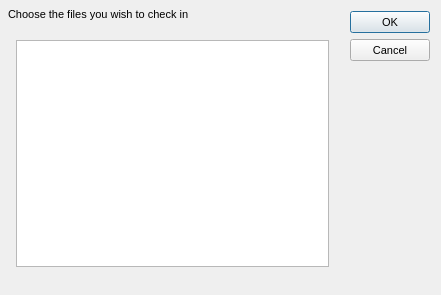
<?xml version="1.0"?>
<ui version="4.0">
  <class>MulticheckDialog</class>
  <widget class="QDialog" name="IDD_MULTICHECK">
    <property name="geometry">
      <rect>
        <x>0</x>
        <y>0</y>
        <width>441</width>
        <height>295</height>
      </rect>
    </property>
    <property name="windowTitle">
      <string>Manage dialog</string>
    </property>
    <property name="font">
      <font>
        <family>Liberation Sans</family>
        <pointsize>8</pointsize>
        <bold>false</bold>
        <italic>false</italic>
      </font>
    </property>
    <property name="enabled">
      <bool>true</bool>
    </property>
    <property name="windowFlags">
      <set>Qt::Dialog|Qt::WindowCloseButtonHint</set>
    </property>
    <property name="minimumSize">
      <size>
        <width>441</width>
        <height>295</height>
      </size>
    </property>
    <property name="maximumSize">
      <size>
        <width>441</width>
        <height>295</height>
      </size>
    </property>
    <widget class="QLabel" name="IDC_DIRECTIONS_TEXT">
      <property name="geometry">
        <rect>
          <x>8</x>
          <y>8</y>
          <width>305</width>
          <height>24</height>
        </rect>
      </property>
      <property name="text">
        <string>Choose the files you wish to check in</string>
      </property>
      <property name="visible">
        <bool>true</bool>
      </property>
      <property name="enabled">
        <bool>true</bool>
      </property>
      <property name="alignment">
        <set>Qt::AlignLeft</set>
      </property>
    </widget>
    <widget class="QPushButton" name="IDOK">
      <property name="geometry">
        <rect>
          <x>350</x>
          <y>11</y>
          <width>80</width>
          <height>22</height>
        </rect>
      </property>
      <property name="text">
        <string>OK</string>
      </property>
      <property name="visible">
        <bool>true</bool>
      </property>
      <property name="enabled">
        <bool>true</bool>
      </property>
      <property name="default">
        <bool>true</bool>
      </property>
      <property name="autoDefault">
        <bool>true</bool>
      </property>
    </widget>
    <widget class="QPushButton" name="IDCANCEL">
      <property name="geometry">
        <rect>
          <x>350</x>
          <y>39</y>
          <width>80</width>
          <height>22</height>
        </rect>
      </property>
      <property name="text">
        <string>Cancel</string>
      </property>
      <property name="visible">
        <bool>true</bool>
      </property>
      <property name="enabled">
        <bool>true</bool>
      </property>
      <property name="default">
        <bool>false</bool>
      </property>
      <property name="autoDefault">
        <bool>false</bool>
      </property>
    </widget>
    <widget class="QListWidget" name="IDC_MULTICHECKIN_LISTBOX">
      <property name="geometry">
        <rect>
          <x>16</x>
          <y>40</y>
          <width>313</width>
          <height>227</height>
        </rect>
      </property>
      <property name="visible">
        <bool>true</bool>
      </property>
      <property name="enabled">
        <bool>true</bool>
      </property>
      <property name="selectionMode">
        <enum>QAbstractItemView::SingleSelection</enum>
      </property>
    </widget>
    <action name="IDD_ORPHANHUNTER">
      <property name="text">
        <string>Orphan Hunter</string>
      </property>
    </action>
    <action name="IDD_REORDER_PAGES">
      <property name="text">
        <string>Reorder Net Pages</string>
      </property>
    </action>
    <action name="IDD_SHOW_ALL_CHECKED_OUT">
      <property name="text">
        <string>Show All Pages Checked Out</string>
      </property>
    </action>
    <action name="IDM_IMPORT_BITMAP">
      <property name="text">
        <string>Bitmap/Animation Converter...</string>
      </property>
    </action>
    <action name="ID_APP_ABOUT">
      <property name="text">
        <string>&amp;About editor...</string>
      </property>
    </action>
    <action name="ID_APP_EXIT">
      <property name="text">
        <string>E&amp;xit</string>
      </property>
      <property name="shortcut">
        <string>Alt+X</string>
      </property>
    </action>
    <action name="ID_BRIEFING_EDITOR">
      <property name="text">
        <string>Briefing Editor...</string>
      </property>
    </action>
    <action name="ID_BUTTON_LIGHTING">
      <property name="text">
        <string>ID_BUTTON_LIGHTING</string>
      </property>
    </action>
    <action name="ID_BUTTON_OUTLINE">
      <property name="text">
        <string>ID_BUTTON_OUTLINE</string>
      </property>
    </action>
    <action name="ID_BUTTON_WINDOWSELECTION">
      <property name="text">
        <string>ID_BUTTON_WINDOWSELECTION</string>
      </property>
    </action>
    <action name="ID_D3HELP">
      <property name="text">
        <string>Help on D3 Editor</string>
      </property>
    </action>
    <action name="ID_EDITORS_AIPROPERTIES">
      <property name="text">
        <string>AI Properties...</string>
      </property>
    </action>
    <action name="ID_EDITORS_AMBIENTSOUNDS">
      <property name="text">
        <string>Ambient Sounds...</string>
      </property>
    </action>
    <action name="ID_EDITORS_DALLAS">
      <property name="text">
        <string>Dallas Graphical Script Editor...</string>
      </property>
    </action>
    <action name="ID_EDITORS_FILES">
      <property name="text">
        <string>Files...</string>
      </property>
    </action>
    <action name="ID_EDITORS_MEGACELLS">
      <property name="text">
        <string>Megacells...</string>
      </property>
    </action>
    <action name="ID_EDIT_ADDSELECT">
      <property name="text">
        <string>Add Current Room to Selected List</string>
      </property>
    </action>
    <action name="ID_EDIT_ATTACH">
      <property name="text">
        <string>&amp;Attach</string>
      </property>
    </action>
    <action name="ID_EDIT_CLEARSELECTED">
      <property name="text">
        <string>Clear Selected List</string>
      </property>
    </action>
    <action name="ID_EDIT_COPY">
      <property name="text">
        <string>&amp;Copy</string>
      </property>
      <property name="shortcut">
        <string>Ctrl+Ins</string>
      </property>
    </action>
    <action name="ID_EDIT_CUT">
      <property name="text">
        <string>Cu&amp;t</string>
      </property>
      <property name="shortcut">
        <string>Shift+Del</string>
      </property>
    </action>
    <action name="ID_EDIT_DELETE">
      <property name="text">
        <string>&amp;Delete</string>
      </property>
    </action>
    <action name="ID_EDIT_LOADSCRAP">
      <property name="text">
        <string>Load Scrap from Disk</string>
      </property>
    </action>
    <action name="ID_EDIT_PASTE">
      <property name="text">
        <string>&amp;Paste</string>
      </property>
      <property name="shortcut">
        <string>Shift+Ins</string>
      </property>
    </action>
    <action name="ID_EDIT_PLACE">
      <property name="text">
        <string>&amp;Place in Mine</string>
      </property>
    </action>
    <action name="ID_EDIT_PLACE_TERRAIN">
      <property name="text">
        <string>&amp;Place on Terrain</string>
      </property>
    </action>
    <action name="ID_EDIT_REMOVESELECT">
      <property name="text">
        <string>Remove Current Room from Selected List</string>
      </property>
    </action>
    <action name="ID_EDIT_SAVESCRAP">
      <property name="text">
        <string>Save Scrap to Disk</string>
      </property>
    </action>
    <action name="ID_EDIT_SELECTATTACHED">
      <property name="text">
        <string>Select All Rooms Attached to Current Room</string>
      </property>
    </action>
    <action name="ID_EDIT_UNDO">
      <property name="text">
        <string>&amp;Undo</string>
      </property>
      <property name="shortcut">
        <string>Alt+Backspace</string>
      </property>
    </action>
    <action name="ID_FILE_AUTOSAVE">
      <property name="text">
        <string>Autosave</string>
      </property>
      <property name="checkable">
        <bool>true</bool>
      </property>
    </action>
    <action name="ID_FILE_CHECKMINE">
      <property name="text">
        <string>&amp;Check Mine</string>
      </property>
    </action>
    <action name="ID_FILE_FIXCRACKS">
      <property name="text">
        <string>Fix Level Cracks</string>
      </property>
    </action>
    <action name="ID_FILE_FIXDEGENERATEFACES">
      <property name="text">
        <string>Fix/Remove Degenerate Faces</string>
      </property>
    </action>
    <action name="ID_FILE_IMPORT_ROOM">
      <property name="text">
        <string>Import 3DSMax Room</string>
      </property>
    </action>
    <action name="ID_FILE_INFORMATION">
      <property name="text">
        <string>&amp;Information</string>
      </property>
      <property name="shortcut">
        <string>Alt+I</string>
      </property>
    </action>
    <action name="ID_FILE_LEAVE_EDITOR">
      <property name="text">
        <string>Go to main menu...</string>
      </property>
    </action>
    <action name="ID_FILE_LEVELPROPS">
      <property name="text">
        <string>Set Selected Room(s) Properties</string>
      </property>
    </action>
    <action name="ID_FILE_LEVEL_INFO">
      <property name="text">
        <string>Edit Level Info...</string>
      </property>
    </action>
    <action name="ID_FILE_MRU_FILE1">
      <property name="text">
        <string>Recent File</string>
      </property>
      <property name="enabled">
        <bool>false</bool>
      </property>
    </action>
    <action name="ID_FILE_NEW">
      <property name="text">
        <string>&amp;New</string>
      </property>
      <property name="shortcut">
        <string>Ctrl+N</string>
      </property>
    </action>
    <action name="ID_FILE_OPEN">
      <property name="text">
        <string>&amp;Open...</string>
      </property>
      <property name="shortcut">
        <string>Ctrl+O</string>
      </property>
    </action>
    <action name="ID_FILE_PLAY640X480">
      <property name="text">
        <string>&amp;Play in 640 x 480</string>
      </property>
      <property name="shortcut">
        <string>Alt+P</string>
      </property>
    </action>
    <action name="ID_FILE_PREFERENCES">
      <property name="text">
        <string>Preferences</string>
      </property>
    </action>
    <action name="ID_FILE_PRINT">
      <property name="text">
        <string>&amp;Print...</string>
      </property>
      <property name="shortcut">
        <string>Ctrl+P</string>
      </property>
    </action>
    <action name="ID_FILE_PRINT_PREVIEW">
      <property name="text">
        <string>Print Pre&amp;view</string>
      </property>
    </action>
    <action name="ID_FILE_PRINT_SETUP">
      <property name="text">
        <string>P&amp;rint Setup...</string>
      </property>
    </action>
    <action name="ID_FILE_REMOVEDUPLICATEFACESFROMCURRENTROOM">
      <property name="text">
        <string>Remove Duplicate Faces from Current Room</string>
      </property>
    </action>
    <action name="ID_FILE_REMOVEEXTRAPOINTS">
      <property name="text">
        <string>Remove Extra Points</string>
      </property>
    </action>
    <action name="ID_FILE_RESTOREGAMESTATE">
      <property name="text">
        <string>Restore Gamestate</string>
      </property>
    </action>
    <action name="ID_FILE_SAVE">
      <property name="text">
        <string>&amp;Save</string>
      </property>
      <property name="shortcut">
        <string>Ctrl+S</string>
      </property>
    </action>
    <action name="ID_FILE_SAVEGOALTEXT">
      <property name="text">
        <string>Save Goal Text to File</string>
      </property>
    </action>
    <action name="ID_FILE_SAVE_AS">
      <property name="text">
        <string>Save &amp;As...</string>
      </property>
    </action>
    <action name="ID_FILE_SAVE_COPY_AS">
      <property name="text">
        <string>Save Copy &amp;As...</string>
      </property>
    </action>
    <action name="ID_FILE_STATS">
      <property name="text">
        <string>Show Level Stats</string>
      </property>
    </action>
    <action name="ID_FILE_UPDATE">
      <property name="text">
        <string>&amp;Update</string>
      </property>
      <property name="shortcut">
        <string>Ctrl+S</string>
      </property>
    </action>
    <action name="ID_FILE_VERIFY_LEVEL">
      <property name="text">
        <string>Verify Level</string>
      </property>
    </action>
    <action name="ID_HOTSPOT_TGA">
      <property name="text">
        <string>HotSpot TGA Extractor...</string>
      </property>
    </action>
    <action name="ID_MINE_VIEW">
      <property name="text">
        <string>Mine View</string>
      </property>
      <property name="shortcut">
        <string>F2</string>
      </property>
    </action>
    <action name="ID_OBJBUTTON">
      <property name="text">
        <string>ID_OBJBUTTON</string>
      </property>
    </action>
    <action name="ID_OBJECT_DELETEOBJECT">
      <property name="text">
        <string>Delete Object</string>
      </property>
      <property name="shortcut">
        <string>Del</string>
      </property>
    </action>
    <action name="ID_OBJECT_MOVEPLAYER">
      <property name="text">
        <string>Move Player 0 to Viewer</string>
      </property>
    </action>
    <action name="ID_OBJECT_PLACECAMERAATCURRENTFACE">
      <property name="text">
        <string>Create New Camera at Current Face</string>
      </property>
    </action>
    <action name="ID_OBJECT_PLACECAMERAATVIEWER">
      <property name="text">
        <string>Create New Camera at Viewer</string>
      </property>
    </action>
    <action name="ID_OBJECT_PLACEOBJECT">
      <property name="text">
        <string>Place Object</string>
      </property>
      <property name="shortcut">
        <string>Ins</string>
      </property>
    </action>
    <action name="ID_OBJECT_PLACESOUNDSOURCEATVIEWER">
      <property name="text">
        <string>Create SoundSource at Viewer</string>
      </property>
    </action>
    <action name="ID_OBJECT_PLACEWAYPOINTATVIEWER">
      <property name="text">
        <string>Place Waypoint at Viewer</string>
      </property>
    </action>
    <action name="ID_OBJECT_SELECTBYNUMBER">
      <property name="text">
        <string>Select Object By Number</string>
      </property>
    </action>
    <action name="ID_OBJECT_SETCAMERAFROMVIEWER">
      <property name="text">
        <string>Move Camera to Viewer</string>
      </property>
    </action>
    <action name="ID_OBJECT_SETVIEWERFROMCAMERA">
      <property name="text">
        <string>Move Viewer to Camera</string>
      </property>
    </action>
    <action name="ID_OSIRISCOMPILE">
      <property name="text">
        <string>ID_OSIRISCOMPILE</string>
      </property>
    </action>
    <action name="ID_REINIT_OPENGL">
      <property name="text">
        <string>ID_REINIT_OPENGL</string>
      </property>
    </action>
    <action name="ID_ROOM_ADD">
      <property name="text">
        <string>&amp;Add Room at Current Face</string>
      </property>
      <property name="shortcut">
        <string>Shift+A</string>
      </property>
    </action>
    <action name="ID_ROOM_ADDVERTTONEWFACE">
      <property name="text">
        <string>Add Vert to New Face</string>
      </property>
      <property name="shortcut">
        <string>Shift+V</string>
      </property>
    </action>
    <action name="ID_ROOM_ATTACHROOM">
      <property name="text">
        <string>Attach Room</string>
      </property>
    </action>
    <action name="ID_ROOM_BUILDBRIDGE">
      <property name="text">
        <string>&amp;Build Bridge</string>
      </property>
    </action>
    <action name="ID_ROOM_BUILDSMOOTHBRIDGE">
      <property name="text">
        <string>Build Smooth Bridge</string>
      </property>
      <property name="shortcut">
        <string>Ctrl+B</string>
      </property>
    </action>
    <action name="ID_ROOM_CLEARCENTERPOINT">
      <property name="text">
        <string>Clear Center Point</string>
      </property>
    </action>
    <action name="ID_ROOM_COMBINE">
      <property name="text">
        <string>Combine Rooms</string>
      </property>
    </action>
    <action name="ID_ROOM_DELETE">
      <property name="text">
        <string>Delete Current Room</string>
      </property>
    </action>
    <action name="ID_ROOM_DELETECONNECTEDFACES">
      <property name="text">
        <string>Delete Connected Faces</string>
      </property>
    </action>
    <action name="ID_ROOM_DELETEFACE">
      <property name="text">
        <string>Delete Current Face</string>
      </property>
    </action>
    <action name="ID_ROOM_DELETEPORTAL">
      <property name="text">
        <string>Delete Current Portal</string>
      </property>
    </action>
    <action name="ID_ROOM_DELETEVERT">
      <property name="text">
        <string>Delete Current Vert From Face</string>
      </property>
    </action>
    <action name="ID_ROOM_DROPROOM">
      <property name="text">
        <string>Drop Room</string>
      </property>
    </action>
    <action name="ID_ROOM_FACE_ADDVERTTOEDGE">
      <property name="text">
        <string>Add Vert To Edge</string>
      </property>
    </action>
    <action name="ID_ROOM_FACE_DELETEVERTONEDGE">
      <property name="text">
        <string>Delete Vert on Edge</string>
      </property>
    </action>
    <action name="ID_ROOM_FACE_MOVEVERTONEDGE">
      <property name="text">
        <string>Move Vert on Edge</string>
      </property>
    </action>
    <action name="ID_ROOM_FACE_SPLITFACE">
      <property name="text">
        <string>Split Face</string>
      </property>
    </action>
    <action name="ID_ROOM_FINISHNEWFACE">
      <property name="text">
        <string>Add Last Point to New Face (Finish Face)</string>
      </property>
    </action>
    <action name="ID_ROOM_GRABTEXTURE">
      <property name="text">
        <string>Grab Texture</string>
      </property>
      <property name="shortcut">
        <string>G</string>
      </property>
    </action>
    <action name="ID_ROOM_JOINROOMS">
      <property name="text">
        <string>Join Rooms</string>
      </property>
    </action>
    <action name="ID_ROOM_JOINROOMSEXACT">
      <property name="text">
        <string>Join Rooms Exact</string>
      </property>
    </action>
    <action name="ID_ROOM_JOIN_ADJACENT_FACES">
      <property name="text">
        <string>Join Adjacent Faces</string>
      </property>
    </action>
    <action name="ID_ROOM_LINKTONEWEXTERNAL">
      <property name="text">
        <string>Link Room to New External Room</string>
      </property>
    </action>
    <action name="ID_ROOM_MARK">
      <property name="text">
        <string>&amp;Mark Room/Face</string>
      </property>
      <property name="shortcut">
        <string>Ctrl+M</string>
      </property>
    </action>
    <action name="ID_ROOM_MERGEOBJECTINTOROOM">
      <property name="text">
        <string>Merge Object into Room</string>
      </property>
    </action>
    <action name="ID_ROOM_NEXTFACE">
      <property name="text">
        <string>Next Face</string>
      </property>
      <property name="shortcut">
        <string>F</string>
      </property>
    </action>
    <action name="ID_ROOM_PLACEROOM">
      <property name="text">
        <string>Place Room at Current Room</string>
      </property>
    </action>
    <action name="ID_ROOM_PLACETERRAINROOM">
      <property name="text">
        <string>Place Room at Current Terrain Cell</string>
      </property>
    </action>
    <action name="ID_ROOM_PREVIOUSFACE">
      <property name="text">
        <string>Previous Face</string>
      </property>
      <property name="shortcut">
        <string>Shift+F</string>
      </property>
    </action>
    <action name="ID_ROOM_PROPAGATETOADJACENTCOPLANARFACES">
      <property name="text">
        <string>Propagate to Adjacent Coplanar Faces</string>
      </property>
      <property name="shortcut">
        <string>Ctrl+F</string>
      </property>
    </action>
    <action name="ID_ROOM_PROPAGATETOALL">
      <property name="text">
        <string>Propagate to All Faces in Room</string>
      </property>
      <property name="shortcut">
        <string>Shift+R</string>
      </property>
    </action>
    <action name="ID_ROOM_RENAMEROOM">
      <property name="text">
        <string>Rename Room</string>
      </property>
      <property name="shortcut">
        <string>Ctrl+R</string>
      </property>
    </action>
    <action name="ID_ROOM_ROTATEPLACEDROOM45DEGREES">
      <property name="text">
        <string>Rotate Placed Room 45 Degrees</string>
      </property>
    </action>
    <action name="ID_ROOM_SAVECURRENTROOM">
      <property name="text">
        <string>Save Current Room</string>
      </property>
    </action>
    <action name="ID_ROOM_SELECTBYNUMBER">
      <property name="text">
        <string>Select Room by Number</string>
      </property>
    </action>
    <action name="ID_ROOM_SELECTFACEBYNUMBER">
      <property name="text">
        <string>Select Face by Number</string>
      </property>
    </action>
    <action name="ID_ROOM_SETCENTERFROMVIEWER">
      <property name="text">
        <string>Set Room Center from Viewer</string>
      </property>
    </action>
    <action name="ID_ROOM_SNAPPLACEDROOM">
      <property name="text">
        <string>Snap Placed Room</string>
      </property>
    </action>
    <action name="ID_ROOM_SNAPPOINTTOEDGE">
      <property name="text">
        <string>Snap Point to Edge</string>
      </property>
    </action>
    <action name="ID_ROOM_SNAPPOINTTOFACE">
      <property name="text">
        <string>Snap Point to Face</string>
      </property>
    </action>
    <action name="ID_ROOM_SNAPPOINTTOPOINT">
      <property name="text">
        <string>Snap Point to Point</string>
      </property>
    </action>
    <action name="ID_ROOM_SPLITFACE">
      <property name="text">
        <string>Triangulate face</string>
      </property>
    </action>
    <action name="ID_ROOM_STARTNEWFACE">
      <property name="text">
        <string>Add First Point to New Face (Start Face)</string>
      </property>
    </action>
    <action name="ID_ROOM_SWAPMAKEDANDCURRENTROOMFACE">
      <property name="text">
        <string>Swap Marked and Current Room/Face</string>
      </property>
    </action>
    <action name="ID_ROOM_UNDOSNAP">
      <property name="text">
        <string>Undo Snap</string>
      </property>
    </action>
    <action name="ID_ROOM_UNPLACEROOM">
      <property name="text">
        <string>Un-place Room/Group/Door</string>
      </property>
    </action>
    <action name="ID_ROOM_VIEW">
      <property name="text">
        <string>Room View</string>
      </property>
      <property name="shortcut">
        <string>F4</string>
      </property>
    </action>
    <action name="ID_SCRIPT_LEVEL_INTERFACE">
      <property name="text">
        <string>Levels and Scripts...</string>
      </property>
    </action>
    <action name="ID_SUBEDITORS_FONT">
      <property name="text">
        <string>Font Editor...</string>
      </property>
    </action>
    <action name="ID_SUBEDITORS_HOGMAKER">
      <property name="text">
        <string>Hog Maker...</string>
      </property>
    </action>
    <action name="ID_SUBEDITORS_TABLEFILEEDIT">
      <property name="text">
        <string>Table File Text Editor...</string>
      </property>
    </action>
    <action name="ID_SUBEDITORS_TABLEFILEFILTER">
      <property name="text">
        <string>Table File Filter...</string>
      </property>
    </action>
    <action name="ID_TABLEEDIT_FILE_EXIT">
      <property name="text">
        <string>&amp;Exit</string>
      </property>
    </action>
    <action name="ID_TABLEEDIT_FILE_LOAD">
      <property name="text">
        <string>&amp;Load...</string>
      </property>
    </action>
    <action name="ID_TABLEEDIT_FILE_SAVE">
      <property name="text">
        <string>&amp;Save</string>
      </property>
    </action>
    <action name="ID_TABLEEDIT_FILE_SAVE_AS">
      <property name="text">
        <string>S&amp;ave as...</string>
      </property>
    </action>
    <action name="ID_TABLEFILTER_FILE_EXIT">
      <property name="text">
        <string>Exit</string>
      </property>
    </action>
    <action name="ID_TABLEFILTER_FILE_LOAD">
      <property name="text">
        <string>Load...</string>
      </property>
    </action>
    <action name="ID_TABLEFILTER_FILE_NEW">
      <property name="text">
        <string>New</string>
      </property>
    </action>
    <action name="ID_TABLEFILTER_FILE_SAVE">
      <property name="text">
        <string>Save</string>
      </property>
    </action>
    <action name="ID_TABLEFILTER_FILE_SAVEAS">
      <property name="text">
        <string>Save as...</string>
      </property>
    </action>
    <action name="ID_TERRAIN_VIEW">
      <property name="text">
        <string>Terrain View</string>
      </property>
      <property name="shortcut">
        <string>F3</string>
      </property>
    </action>
    <action name="ID_TEST_TEST1">
      <property name="text">
        <string>Test function 1</string>
      </property>
    </action>
    <action name="ID_TEST_TEST2">
      <property name="text">
        <string>Test function 2</string>
      </property>
    </action>
    <action name="ID_TEST_TEST3">
      <property name="text">
        <string>Test function 3</string>
      </property>
    </action>
    <action name="ID_TOOLS_WORLD_OBJECTS_BUILDINGS">
      <property name="text">
        <string>Buildings...</string>
      </property>
    </action>
    <action name="ID_TOOLS_WORLD_OBJECTS_CLUTTER">
      <property name="text">
        <string>Clutter...</string>
      </property>
    </action>
    <action name="ID_TOOLS_WORLD_OBJECTS_DOOR">
      <property name="text">
        <string>Doors...</string>
      </property>
    </action>
    <action name="ID_TOOLS_WORLD_OBJECTS_LIGHTS">
      <property name="text">
        <string>Lights...</string>
      </property>
    </action>
    <action name="ID_TOOLS_WORLD_OBJECTS_PLAYER">
      <property name="text">
        <string>Player Ships...</string>
      </property>
    </action>
    <action name="ID_TOOLS_WORLD_OBJECTS_POWERUPS">
      <property name="text">
        <string>Powerups...</string>
      </property>
    </action>
    <action name="ID_TOOLS_WORLD_OBJECTS_ROBOTS">
      <property name="text">
        <string>Robots...</string>
      </property>
    </action>
    <action name="ID_TOOLS_WORLD_OBJECTS_SOUND">
      <property name="text">
        <string>Sounds...</string>
      </property>
    </action>
    <action name="ID_TOOLS_WORLD_TEXTURES">
      <property name="text">
        <string>Textures...</string>
      </property>
    </action>
    <action name="ID_TOOLS_WORLD_WEAPONS">
      <property name="text">
        <string>Weapons...</string>
      </property>
    </action>
    <action name="ID_VIEW_CENTERONCUBE">
      <property name="text">
        <string>Center on Current &amp;Room</string>
      </property>
      <property name="shortcut">
        <string>Home</string>
      </property>
    </action>
    <action name="ID_VIEW_CENTERONMINE">
      <property name="text">
        <string>Center on &amp;Mine Origin</string>
      </property>
    </action>
    <action name="ID_VIEW_CENTERONOBJECT">
      <property name="text">
        <string>Center on Current &amp;Object</string>
      </property>
    </action>
    <action name="ID_VIEW_DELETEVIEWER">
      <property name="text">
        <string>Delete Viewer</string>
      </property>
    </action>
    <action name="ID_VIEW_FLIP">
      <property name="text">
        <string>Flip Viewer</string>
      </property>
      <property name="shortcut">
        <string>/</string>
      </property>
    </action>
    <action name="ID_VIEW_KEYPAD_TOGGLE">
      <property name="text">
        <string>Keypad</string>
      </property>
      <property name="shortcut">
        <string>F10</string>
      </property>
    </action>
    <action name="ID_VIEW_MOVECAMERATOCURRENTOBJECT">
      <property name="text">
        <string>Move camera to Current Object</string>
      </property>
    </action>
    <action name="ID_VIEW_MOVECAMERATOSELECTEDFACE">
      <property name="text">
        <string>Move camera to &amp;Current Face</string>
      </property>
      <property name="shortcut">
        <string>Shift+C</string>
      </property>
    </action>
    <action name="ID_VIEW_MOVECAMERATOSELECTEDROOM">
      <property name="text">
        <string>Move camera to &amp;Current Room</string>
      </property>
      <property name="shortcut">
        <string>C</string>
      </property>
    </action>
    <action name="ID_VIEW_NEWVIEWER">
      <property name="text">
        <string>New Viewer</string>
      </property>
    </action>
    <action name="ID_VIEW_NEXTVIEWER">
      <property name="text">
        <string>Next Viewer</string>
      </property>
    </action>
    <action name="ID_VIEW_RESETVIEWRADIUS">
      <property name="text">
        <string>Reset View Radius</string>
      </property>
    </action>
    <action name="ID_VIEW_SHOWOBJECTSINWIREFRAMEVIEW">
      <property name="text">
        <string>Show objects in Wireframe view</string>
      </property>
    </action>
    <action name="ID_VIEW_SHOWVIEWERFORWARDVECTOR">
      <property name="text">
        <string>Show Viewer Forward Vector</string>
      </property>
    </action>
    <action name="ID_VIEW_STATUS_BAR">
      <property name="text">
        <string>&amp;Status Bar</string>
      </property>
    </action>
    <action name="ID_VIEW_TEXTUREMINE">
      <property name="text">
        <string>Te&amp;xtured view</string>
      </property>
    </action>
    <action name="ID_VIEW_TOOLBAR">
      <property name="text">
        <string>&amp;Toolbar</string>
      </property>
    </action>
    <action name="ID_VIEW_VIEWPROP">
      <property name="text">
        <string>Display Viewer Properties</string>
      </property>
    </action>
    <action name="ID_VIEW_WIREFRAMEMINE">
      <property name="text">
        <string>&amp;Wireframe view</string>
      </property>
    </action>
    <action name="ID_WINDOW_CASCADE">
      <property name="text">
        <string>&amp;Cascade</string>
      </property>
    </action>
    <action name="ID_WINDOW_TILE">
      <property name="text">
        <string>&amp;Tile</string>
      </property>
    </action>
    <action name="ID_ZBUTTON">
      <property name="text">
        <string>ID_ZBUTTON</string>
      </property>
    </action>
  </widget>
</ui>
